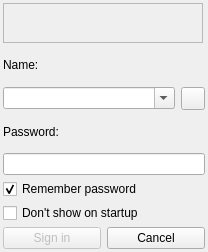
<ui version="4.0" >
 <class>ProfileLoginDialogClass</class>
 <widget class="QDialog" name="ProfileLoginDialogClass" >
  <property name="geometry" >
   <rect>
    <x>0</x>
    <y>0</y>
    <width>208</width>
    <height>252</height>
   </rect>
  </property>
  <property name="windowTitle" >
   <string>ProfileLoginDialog</string>
  </property>
  <layout class="QGridLayout" name="gridLayout" >
   <property name="horizontalSpacing" >
    <number>2</number>
   </property>
   <property name="verticalSpacing" >
    <number>3</number>
   </property>
   <property name="margin" >
    <number>3</number>
   </property>
   <item row="0" column="0" >
    <layout class="QVBoxLayout" name="verticalLayout" >
     <property name="spacing" >
      <number>4</number>
     </property>
     <property name="sizeConstraint" >
      <enum>QLayout::SetDefaultConstraint</enum>
     </property>
     <property name="rightMargin" >
      <number>0</number>
     </property>
     <item>
      <widget class="QLabel" name="label" >
       <property name="minimumSize" >
        <size>
         <width>200</width>
         <height>40</height>
        </size>
       </property>
       <property name="maximumSize" >
        <size>
         <width>200</width>
         <height>40</height>
        </size>
       </property>
       <property name="frameShape" >
        <enum>QFrame::StyledPanel</enum>
       </property>
       <property name="frameShadow" >
        <enum>QFrame::Plain</enum>
       </property>
       <property name="text" >
        <string/>
       </property>
       <property name="pixmap" >
        <pixmap resource="../qutim.qrc" >:/pictures/logo.png</pixmap>
       </property>
      </widget>
     </item>
     <item>
      <widget class="QLabel" name="label_2" >
       <property name="text" >
        <string>Name:</string>
       </property>
      </widget>
     </item>
     <item>
      <layout class="QHBoxLayout" name="horizontalLayout_2" >
       <item>
        <widget class="QComboBox" name="nameComboBox" >
         <property name="editable" >
          <bool>true</bool>
         </property>
        </widget>
       </item>
       <item>
        <widget class="QToolButton" name="deleteButton" >
         <property name="text" >
          <string/>
         </property>
        </widget>
       </item>
      </layout>
     </item>
     <item>
      <widget class="QLabel" name="label_3" >
       <property name="text" >
        <string>Password:</string>
       </property>
      </widget>
     </item>
     <item>
      <widget class="QLineEdit" name="passwordEdit" >
       <property name="echoMode" >
        <enum>QLineEdit::Password</enum>
       </property>
       <property name="alignment" >
        <set>Qt::AlignLeading|Qt::AlignLeft|Qt::AlignVCenter</set>
       </property>
      </widget>
     </item>
     <item>
      <widget class="QCheckBox" name="savePasswordBox" >
       <property name="text" >
        <string>Remember password</string>
       </property>
       <property name="checked" >
        <bool>true</bool>
       </property>
      </widget>
     </item>
     <item>
      <widget class="QCheckBox" name="showDialogBox" >
       <property name="text" >
        <string>Don't show on startup</string>
       </property>
      </widget>
     </item>
     <item>
      <layout class="QHBoxLayout" name="horizontalLayout" >
       <item>
        <widget class="QPushButton" name="signButton" >
         <property name="enabled" >
          <bool>false</bool>
         </property>
         <property name="text" >
          <string>Sign in</string>
         </property>
        </widget>
       </item>
       <item>
        <widget class="QPushButton" name="cancelButton" >
         <property name="text" >
          <string>Cancel</string>
         </property>
        </widget>
       </item>
      </layout>
     </item>
    </layout>
   </item>
  </layout>
 </widget>
 <layoutdefault spacing="6" margin="11" />
 <resources>
  <include location="../qutim.qrc" />
 </resources>
 <connections>
  <connection>
   <sender>cancelButton</sender>
   <signal>clicked()</signal>
   <receiver>ProfileLoginDialogClass</receiver>
   <slot>reject()</slot>
   <hints>
    <hint type="sourcelabel" >
     <x>156</x>
     <y>230</y>
    </hint>
    <hint type="destinationlabel" >
     <x>205</x>
     <y>217</y>
    </hint>
   </hints>
  </connection>
 </connections>
</ui>
